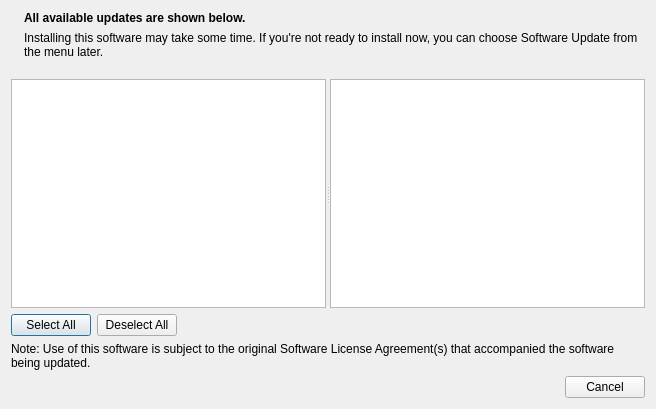
<?xml version="1.0" encoding="UTF-8"?>
<ui version="4.0">
 <class>ComponentSelectionDialog</class>
 <widget class="QDialog" name="ComponentSelectionDialog">
  <property name="geometry">
   <rect>
    <x>0</x>
    <y>0</y>
    <width>656</width>
    <height>409</height>
   </rect>
  </property>
  <property name="windowTitle">
   <string>Software Update</string>
  </property>
  <layout class="QVBoxLayout" name="verticalLayout">
   <item>
    <layout class="QGridLayout" name="gridLayout">
     <item row="0" column="0" rowspan="3">
      <widget class="QLabel" name="icon">
       <property name="sizePolicy">
        <sizepolicy hsizetype="Fixed" vsizetype="Fixed">
         <horstretch>0</horstretch>
         <verstretch>0</verstretch>
        </sizepolicy>
       </property>
       <property name="pixmap">
        <pixmap resource="testapp.qrc">:/logo.png</pixmap>
       </property>
       <property name="scaledContents">
        <bool>false</bool>
       </property>
      </widget>
     </item>
     <item row="0" column="1">
      <widget class="QLabel" name="labelTitle">
       <property name="font">
        <font>
         <weight>75</weight>
         <bold>true</bold>
        </font>
       </property>
       <property name="text">
        <string>All available updates are shown below.</string>
       </property>
      </widget>
     </item>
     <item row="1" column="1" rowspan="2">
      <widget class="QLabel" name="labelSubTitle">
       <property name="sizePolicy">
        <sizepolicy hsizetype="Preferred" vsizetype="Minimum">
         <horstretch>0</horstretch>
         <verstretch>0</verstretch>
        </sizepolicy>
       </property>
       <property name="text">
        <string>Installing this software may take some time. If you're not ready to install now, you can choose Software Update from the menu later.</string>
       </property>
       <property name="alignment">
        <set>Qt::AlignLeading|Qt::AlignLeft|Qt::AlignTop</set>
       </property>
       <property name="wordWrap">
        <bool>true</bool>
       </property>
      </widget>
     </item>
    </layout>
   </item>
   <item>
    <widget class="QSplitter" name="splitter">
     <property name="sizePolicy">
      <sizepolicy hsizetype="Expanding" vsizetype="Expanding">
       <horstretch>0</horstretch>
       <verstretch>0</verstretch>
      </sizepolicy>
     </property>
     <property name="orientation">
      <enum>Qt::Horizontal</enum>
     </property>
     <widget class="QTreeView" name="treeView">
      <property name="sizePolicy">
       <sizepolicy hsizetype="MinimumExpanding" vsizetype="MinimumExpanding">
        <horstretch>0</horstretch>
        <verstretch>0</verstretch>
       </sizepolicy>
      </property>
     </widget>
     <widget class="QTextBrowser" name="textBrowser">
      <property name="sizePolicy">
       <sizepolicy hsizetype="Expanding" vsizetype="Expanding">
        <horstretch>0</horstretch>
        <verstretch>0</verstretch>
       </sizepolicy>
      </property>
     </widget>
    </widget>
   </item>
   <item>
    <layout class="QHBoxLayout" name="horizontalLayout" stretch="0,0,0">
     <item>
      <widget class="QPushButton" name="selectAll">
       <property name="sizePolicy">
        <sizepolicy hsizetype="Fixed" vsizetype="Fixed">
         <horstretch>0</horstretch>
         <verstretch>0</verstretch>
        </sizepolicy>
       </property>
       <property name="text">
        <string>Select All</string>
       </property>
      </widget>
     </item>
     <item>
      <widget class="QPushButton" name="deselectAll">
       <property name="sizePolicy">
        <sizepolicy hsizetype="Fixed" vsizetype="Fixed">
         <horstretch>0</horstretch>
         <verstretch>0</verstretch>
        </sizepolicy>
       </property>
       <property name="text">
        <string>Deselect All</string>
       </property>
      </widget>
     </item>
     <item>
      <spacer name="horizontalSpacer">
       <property name="orientation">
        <enum>Qt::Horizontal</enum>
       </property>
       <property name="sizeHint" stdset="0">
        <size>
         <width>40</width>
         <height>20</height>
        </size>
       </property>
      </spacer>
     </item>
    </layout>
   </item>
   <item>
    <widget class="QLabel" name="labelLicenseBlurb">
     <property name="text">
      <string>Note: Use of this software is subject to the original Software License Agreement(s) that accompanied the software being updated.</string>
     </property>
     <property name="wordWrap">
      <bool>true</bool>
     </property>
    </widget>
   </item>
   <item>
    <widget class="QDialogButtonBox" name="buttonBox">
     <property name="orientation">
      <enum>Qt::Horizontal</enum>
     </property>
     <property name="standardButtons">
      <set>QDialogButtonBox::Cancel</set>
     </property>
    </widget>
   </item>
  </layout>
 </widget>
 <resources>
  <include location="testapp.qrc"/>
 </resources>
 <connections>
  <connection>
   <sender>buttonBox</sender>
   <signal>rejected()</signal>
   <receiver>ComponentSelectionDialog</receiver>
   <slot>reject()</slot>
   <hints>
    <hint type="sourcelabel">
     <x>316</x>
     <y>260</y>
    </hint>
    <hint type="destinationlabel">
     <x>286</x>
     <y>274</y>
    </hint>
   </hints>
  </connection>
 </connections>
</ui>
